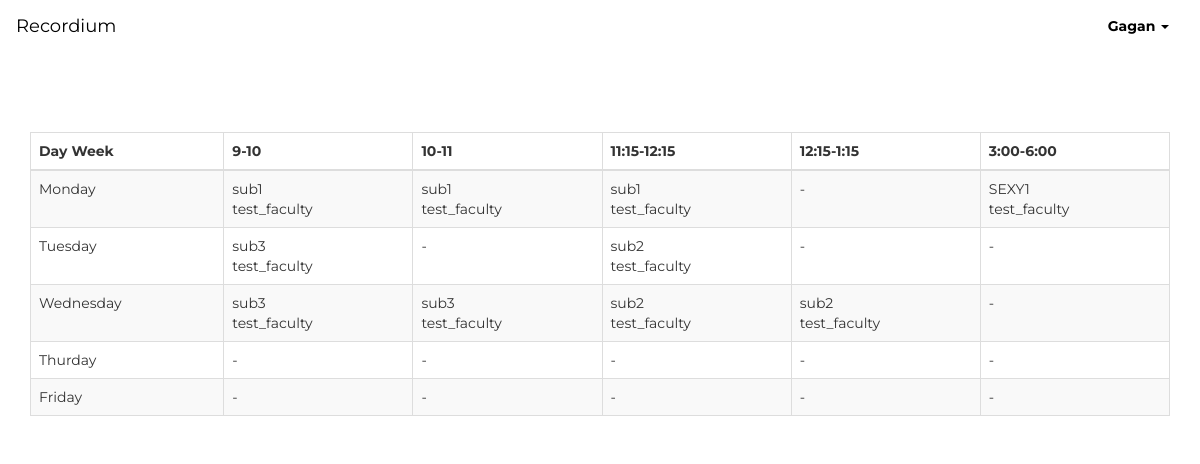
Screenshot of /dashboard/student (signed in) with the database file from the repository.
### app.py (models this page shows)
class User(db.Model):
    id = db.Column(db.Integer, primary_key=True)
    username = db.Column(db.String(15))
    email = db.Column(db.String(30))
    institute = db.Column(db.String(30))
    semester = db.Column(db.String(30))
    type = db.Column(db.String(20))
    password = db.Column(db.String(80))
    confirm_email=db.Column(db.Boolean)

class TimeTable(db.Model):
    id = db.Column(db.Integer,primary_key=True)
    semester = db.Column(db.String(30))
    day = db.Column(db.String(30))
    start = db.Column(db.String(30))
    end = db.Column(db.String(20))
    subject_code = db.Column(db.String(80))
    professor_id = db.Column(db.String(15))
    class_type = db.Column(db.String(15))

### app.py (the view)
@app.route('/dashboard/student', methods=['GET', 'POST'])
def dashboard_student():
    if 'username' in session and session['type'] == 'student':
        session_username = session['username']
        session_username = session_username[0].upper() + session_username[1:]
        getSem = User.query.filter_by(id=session["id"]).first()
        sem = getSem.semester
        check_exists = IsScheduled.query.filter_by(semester=sem).first()
        timetable = [[None for j in range(4)] for i in range(5)]
        tt = []
        if check_exists:
            getRows = TimeTable.query.filter_by(semester=sem,class_type="1").all()
            labs = TimeTable.query.filter_by(semester=sem,class_type="2").all()
            row = 0
            col = 0
            for eachRow in getRows:
                if eachRow.subject_code == "free":
                    timetable[row][col] = None
                else:
                    timetable[row][col] = eachRow
                print(timetable[row][col])
                col += 1
                if col == 4:
                    col = 0
                    row += 1
                    print("\n")
            for i in range(5):
                row = []
                if i == 0:
                    data = {
                        'subject': "Monday",
                        'prof': ""
                    }
                elif i == 1:
                    data = {
                        'subject': "Tuesday",
                        'prof': ""
                    }
                elif i == 2:
                    data = {
                        'subject': "Wednesday",
                        'prof': ""
                    }
                elif i == 3:
                    data = {
                        'subject': "Thurday",
                        'prof': ""
                    }
                elif i == 4:
                    data = {
                        'subject': "Friday",
                        'prof': ""
                    }
                row.append(data)
                for j in range(4):
                    if timetable[i][j] != None:
                        prof = User.query.filter_by(id=timetable[i][j].professor_id).first()
                        data = {
                            'subject': timetable[i][j].subject_code,
                            'prof': prof.username
                        }
                        row.append(data)
                    else:
                        data = {
                            'subject': "-",
                            'prof': ""
                        }
                        row.append(data)
                tt.append(row)
            for i in range(5):
                data = {}
                if(i>= len(labs)):
                    data = {
                        'subject': "-",
                        'prof': ""
                    }
                else:
                    prof = User.query.filter_by(id=labs[i].professor_id).first()
                    data = {
                        'subject': labs[i].subject_code,
                        'prof': prof.username
                    }
                tt[i].append(data)
            return render_template('dashboard_student.html', session_username=session_username, timetable=tt, flag=0)
        else:
            message = "Your time-table has not been scheduled yet!"
            return render_template('dashboard_student.html', session_username=session_username, timetable=tt, flag=1,  message=message)
    else:
        session_type = session['type']
        return render_template('not_logged_in.html',session_type=session_type)

### templates/dashboard_student.html (shortened to what this page needs)
{% extends "bootstrap/base.html" %}
{% import "bootstrap/wtf.html" as wtf %}
{% block styles %}
{{super()}}
<link rel="stylesheet" href="{{url_for('.static', filename='bootstrap.min.css')}}">
<link rel="stylesheet" href="{{url_for('.static', filename='styles.css')}}">
<srcipt src="{{url_for('.static', filename='bootstrap.min.js')}}">
{% endblock %}
{% block content %}
<nav class="navbar">
  <div class="container-fluid">
    <div class="navbar-header">
      <a class="navbar-brand" href="/student/dashboard" style="color: #000;">Recordium</a>
    </div>
    <div class="collapse navbar-collapse" id="bs-example-navbar-collapse-1">
      <ul class="nav navbar-nav navbar-right">
        <li class="dropdown">
          <a href="#" class="dropdown-toggle" data-toggle="dropdown" role="button" aria-haspopup="true" aria-expanded="false" style="color: #000;"><b>{{ session_username }}</b> <span class="caret"></span></a>
        </li>
      </ul>
    </div>
  </div>
</nav>
<div class="container"  style="padding-top: 5%;">
  <table class="table table-striped table-bordered table-hover">
    <thead>
      <tr>
        <th>Day Week</th>
        <th>9-10</th>
        <th>10-11</th>
        <th>11:15-12:15</th>
        <th>12:15-1:15</th>
        <th>3:00-6:00</th>
      </tr>
    </thead>
    <tbody>
      {% for week in timetable %}
      <tr>
        {% for each in week %}
        <td>{{each.subject}}<br>
        {{each.prof}}</td>
        {% endfor %}
      </tr>
      {% endfor %}
    </tbody>
  </table>
</div>
{% endblock %}

### static/styles.css (style rules this page uses)
html, body { font-family: 'Montserrat', sans-serif; }

### rows the page displays
User: username "Gagan"
TimeTable: subject "sub1"
User: prof "test_faculty" "test_faculty" "test_faculty" "test_faculty" "test_faculty" "test_faculty" "test_faculty" "test_faculty" "test_faculty" "test_faculty"
TimeTable: subject "sub1"
TimeTable: subject "sub1"
TimeTable: subject "SEXY1"
TimeTable: subject "sub3"
TimeTable: subject "sub2"
TimeTable: subject "sub3"
TimeTable: subject "sub3"
TimeTable: subject "sub2"
TimeTable: subject "sub2"

### other values shown
{{ each.subject }} "Monday" "-" "Tuesday" "-" "-" "-" "Wednesday" "-" "Thurday" "-" "-" "-" "-" "-" "Friday" "-" "-" "-" "-" "-"
